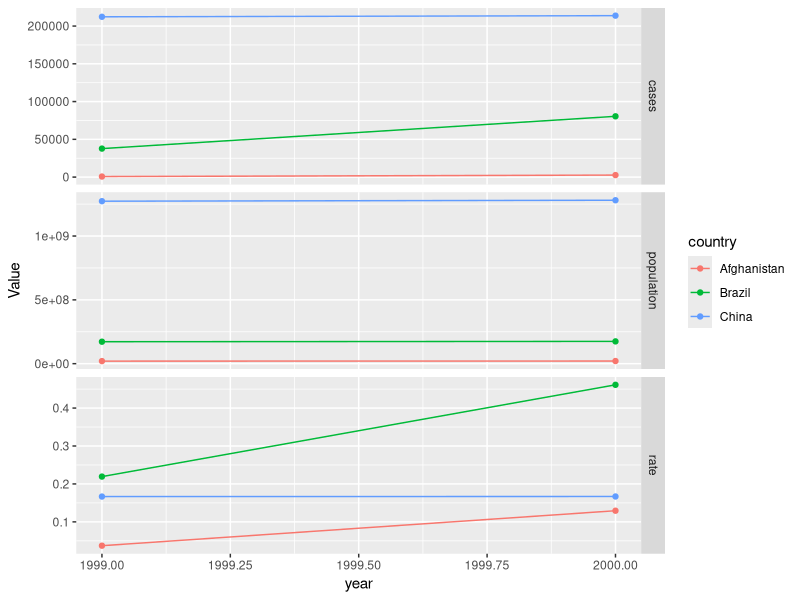

This chart was generated by the following R code:
## ---- chunk 1
library(tidyverse)
table1 %>% 
  mutate(rate = cases/population * 1000) %>% 
  pivot_longer(cols = c(cases:rate), 
               names_to = "Variable", 
               values_to = "Value") %>% 
  ggplot(aes(x = year, y = Value, color = country)) + 
  geom_point() + geom_line() +
  facet_grid(Variable ~., scales = "free")
